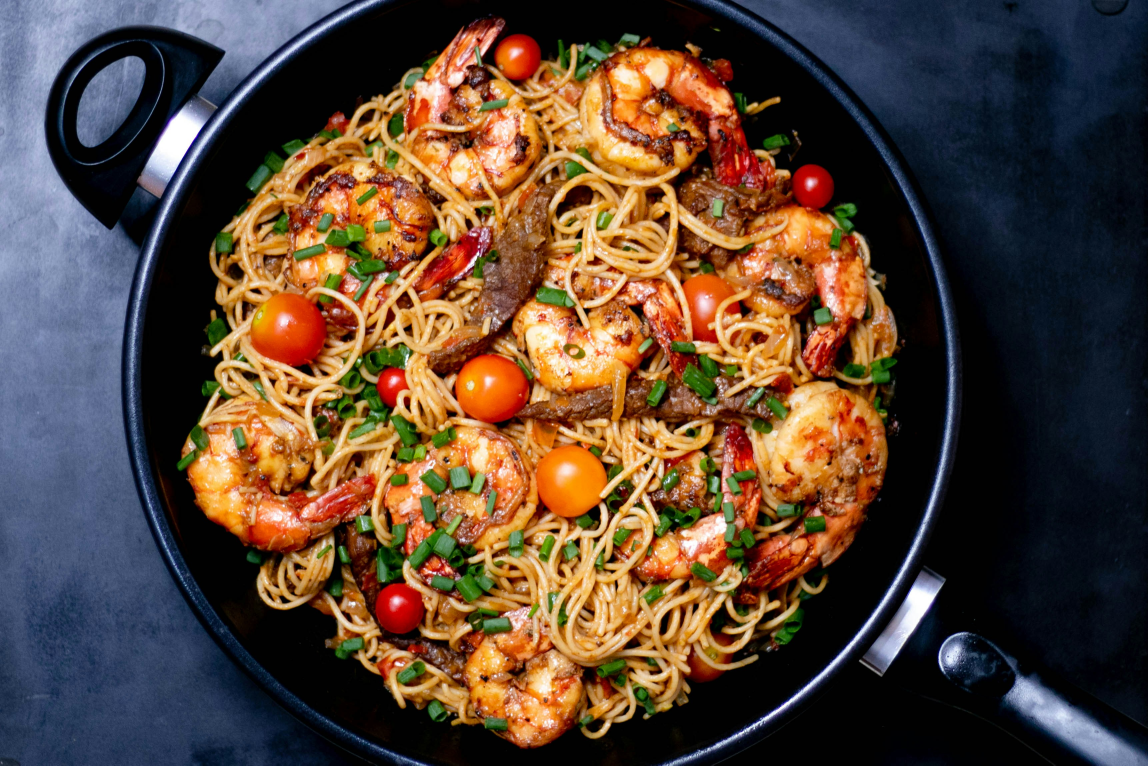
#> input picture 理论课/作业3/test.jpg, 3444 x 2296 px, found by its file name (shown at 1/3 size)
$ python text1.py
#> lines starting #> are read from the running program, lines starting #| are printed output that depends on the picture
import cv2
import numpy as np
import math
import matplotlib.pyplot as plt

# ---------------------- 1. 读入图像并转换为YCbCr ----------------------
img = cv2.imread("test.jpg")
#> img is the input picture: shape (2296, 3444, 3); mean B, G, R 54.3, 69.4, 90.5
if img is None:
    print("❌ 图片读取失败，请检查文件路径")
    exit()

h, w = img.shape[:2]
#> h = 2296; w = 3444
img_ycrcb = cv2.cvtColor(img, cv2.COLOR_BGR2YCrCb)
#> img_ycrcb: shape (2296, 3444, 3); mean of channels 0, 1, 2 74, 139.8, 116.9
Y, Cr, Cb = cv2.split(img_ycrcb)
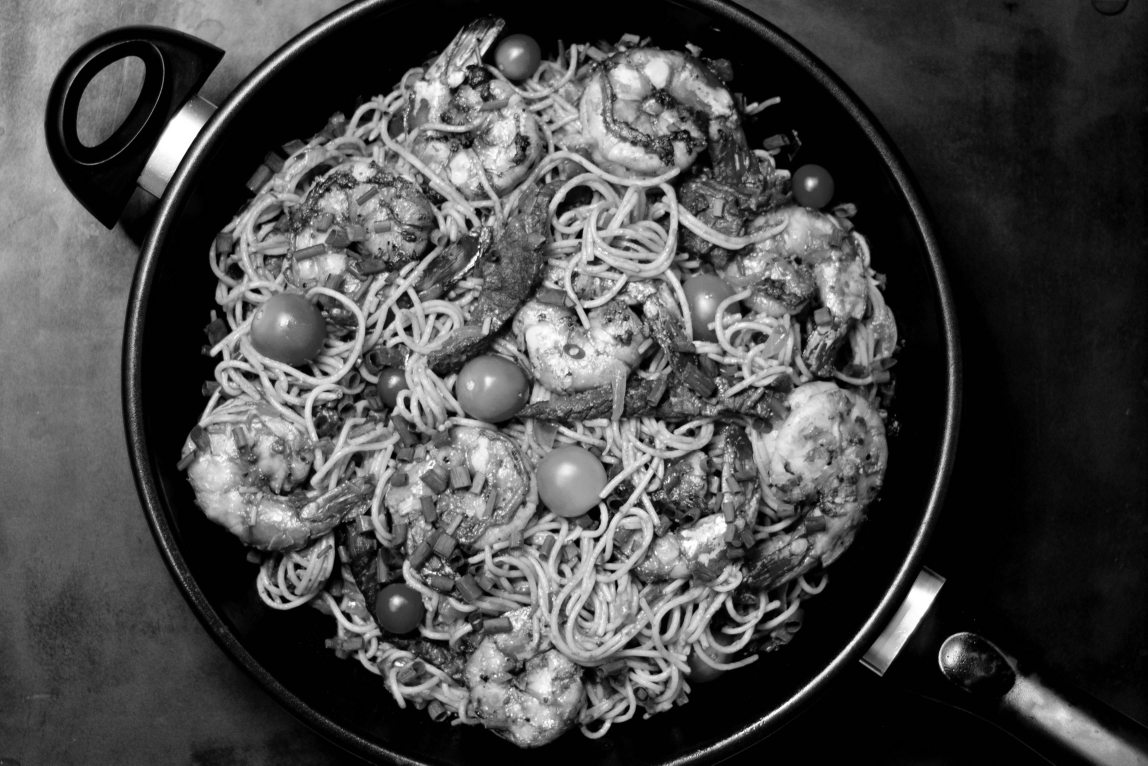
#> Y: shape (2296, 3444) (shown at 1/3 size); min 0, max 255, mean 74
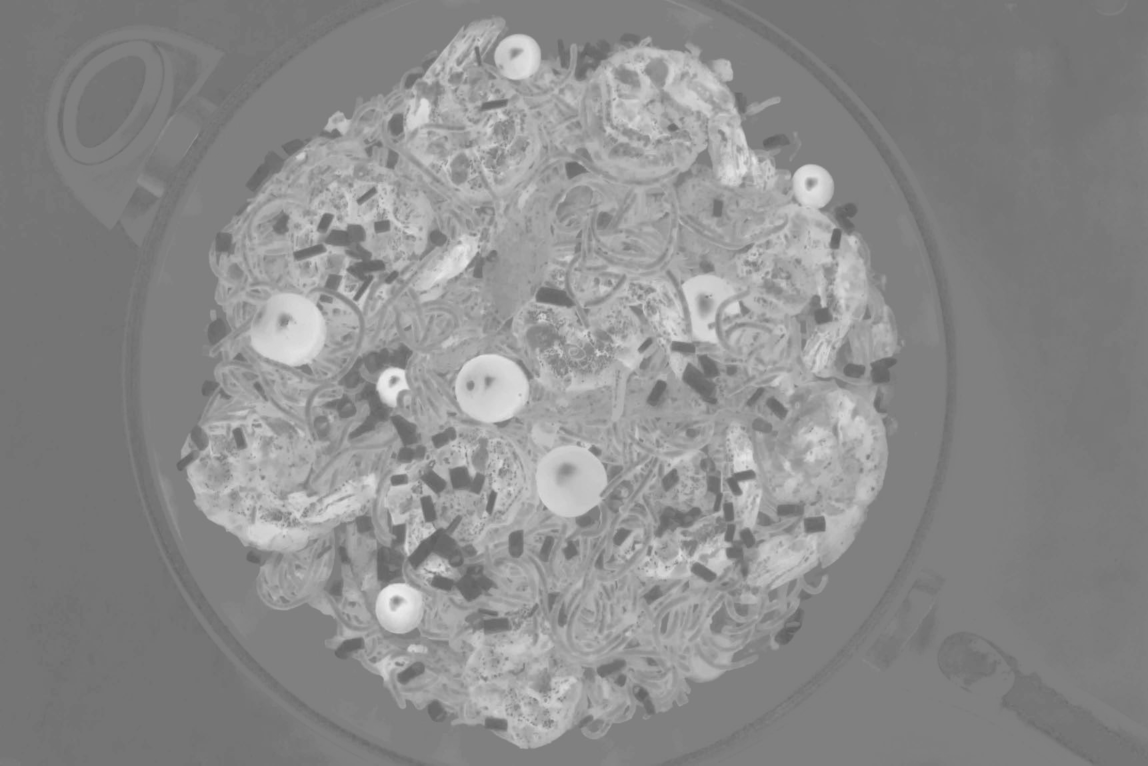
#> Cr: shape (2296, 3444) (shown at 1/3 size); min 93, max 239, mean 139.8
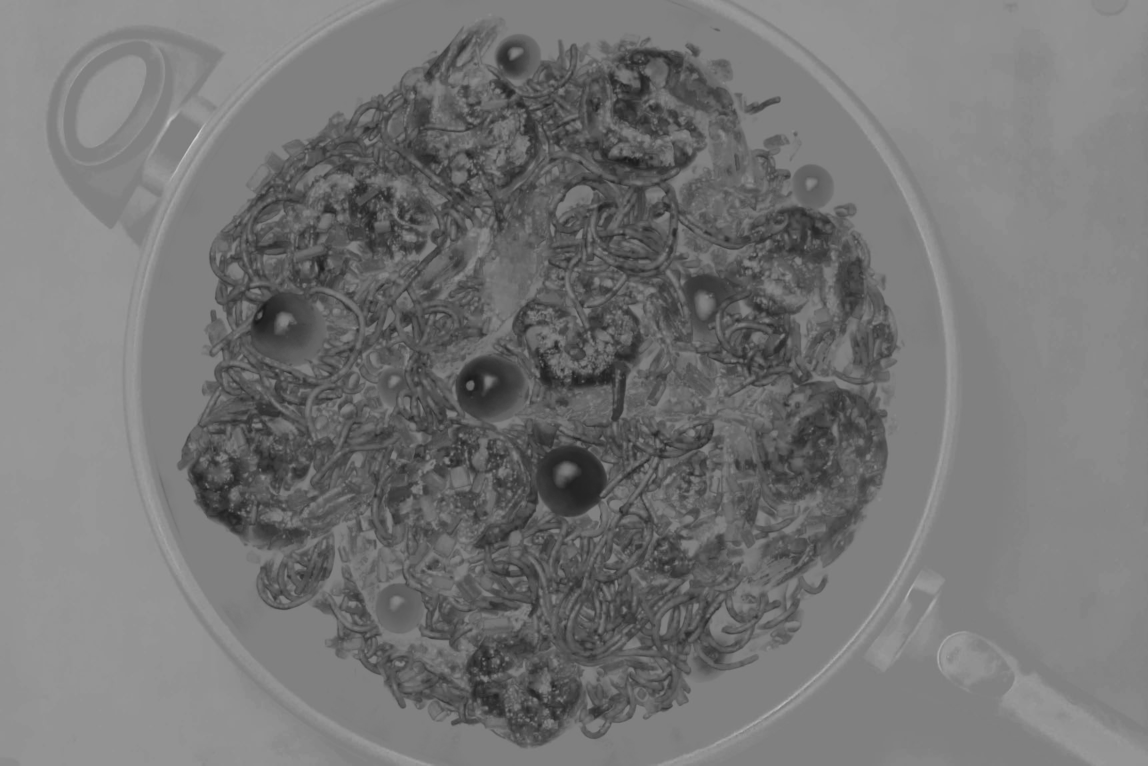
#> Cb: shape (2296, 3444) (shown at 1/3 size); min 23, max 216, mean 116.9

# ---------------------- 2. 下采样 + 插值恢复 ----------------------
scale = 2
Cb_down = Cb[::scale, ::scale]
Cr_down = Cr[::scale, ::scale]
interp_method = cv2.INTER_LINEAR
Cb_up = cv2.resize(Cb_down, (w, h), interpolation=interp_method)
Cr_up = cv2.resize(Cr_down, (w, h), interpolation=interp_method)

# ---------------------- 3. 重建 + PSNR计算 ----------------------
img_ycrcb_recon = cv2.merge((Y, Cr_up, Cb_up))
#> img_ycrcb_recon: shape (2296, 3444, 3); mean of channels 0, 1, 2 74, 139.8, 116.9
img_rgb_recon = cv2.cvtColor(img_ycrcb_recon, cv2.COLOR_YCrCb2BGR)

def calculate_psnr(img1, img2):
    mse = np.mean((img1.astype(np.float32) - img2.astype(np.float32)) ** 2)
#> mse = 2.44
    if mse == 0:
        return 100
    max_pixel = 255.0
    psnr = 20 * math.log10(max_pixel / math.sqrt(mse))
#> psnr = 44.25
    return psnr

psnr_value = calculate_psnr(img, img_rgb_recon)
#> psnr_value = 44.25
print(f"📊 下采样倍数: {scale}×{scale} | PSNR: {psnr_value:.2f} dB")
#| 📊 下采样倍数: 2×2 | PSNR: 44.25 dB

# ---------------------- 4. Matplotlib 生成对比图（关键：先保存再显示） ----------------------
# 转换为RGB（Matplotlib显示需要）
img_original = cv2.cvtColor(img, cv2.COLOR_BGR2RGB)
img_recon = cv2.cvtColor(img_rgb_recon, cv2.COLOR_BGR2RGB)

# 创建画布
plt.figure(figsize=(15, 7))

# 显示原图
plt.subplot(1, 2, 1)
plt.imshow(img_original)
plt.title("Original Image", fontsize=14)
plt.axis("off")

# 显示重建图
plt.subplot(1, 2, 2)
plt.imshow(img_recon)
plt.title(f"Reconstructed Image (PSNR: {psnr_value:.2f} dB)", fontsize=14)
plt.axis("off")

# ✅ 先保存图片，再显示窗口（顺序不能变！）
plt.tight_layout()
plt.savefig("comparison_image.jpg", bbox_inches='tight', pad_inches=0.1)
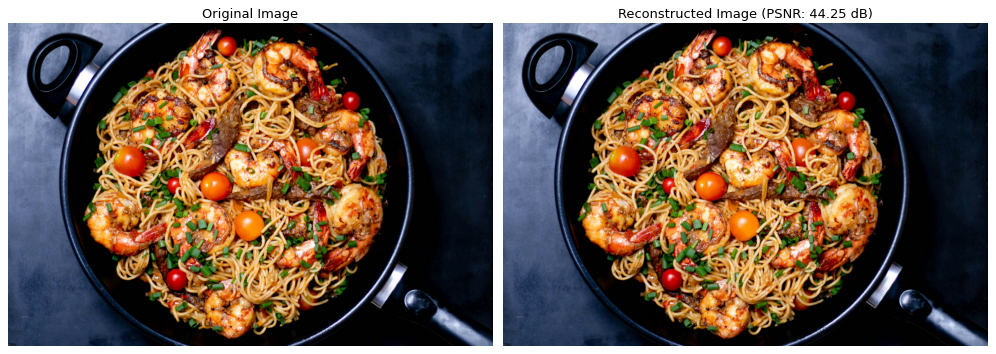
#> figure drawn by matplotlib, 2 panels
print("✅ 对比图已保存为: comparison_image.jpg")

# 弹出窗口显示（可选，若不需要可注释掉）
plt.show(block=True)
plt.close()

# ---------------------- 5. 保存重建图 ----------------------
cv2.imwrite("reconstructed_image.jpg", img_rgb_recon)

$ run again, with 实验课/作业2/test.jpg copied over 理论课/作业3/test.jpg
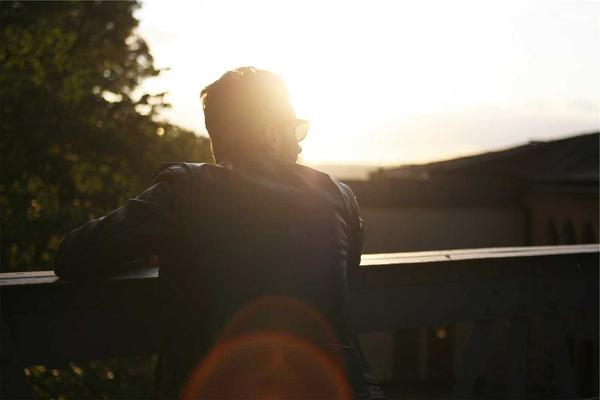
#> input picture 实验课/作业2/test.jpg, 600 x 400 px, found by its file name
#> img is the input picture: shape (400, 600, 3); mean B, G, R 86.9, 98.1, 105.2
#> img_ycrcb: shape (400, 600, 3); mean of channels 0, 1, 2 98.9, 132.5, 121.3
#> `Y, Cr, Cb = cv2.split(img_ycrcb)`:
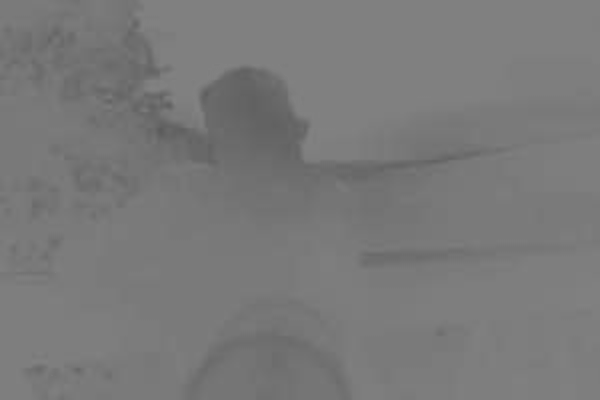
#> Cb: shape (400, 600); min 91, max 131, mean 121.3
#> img_ycrcb_recon: shape (400, 600, 3); mean of channels 0, 1, 2 98.9, 132.5, 121.3
#> mse = 0.326
#> psnr = 53
#| 📊 下采样倍数: 2×2 | PSNR: 53.00 dB
#> `plt.savefig("comparison_image.jpg", bbox_inches='tight', pad_inches=0.1)`:
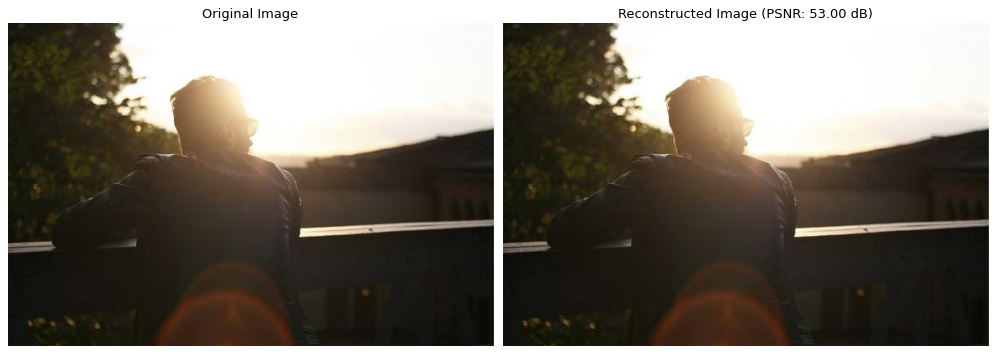
#> figure drawn by matplotlib, 2 panels
